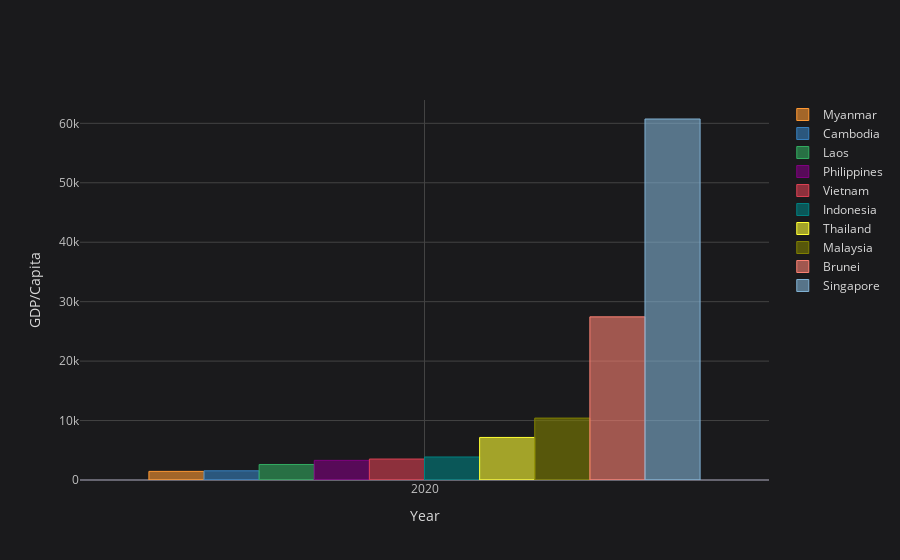

Here is the notebook cell this chart was saved with:
### Markdown cell above
### GDP per Capita In Southeast Asia

### Code cell
c = df_asean.pivot(index="Year", columns="Entity", values="GDP_per_capita_USD")

c[c.index.isin([2020])].sort_values(2020, axis=1).iplot(kind="bar", yTitle="GDP/Capita", xTitle="Year")

### Figure 1 — Plotly figure (JSON) as saved in the notebook; plotly's stock layout.template omitted (floating-point values rounded to 4 significant figures)
{"data": [{"marker": {"color": "rgba(255, 153, 51, 0.6)", "line": {"color": "rgba(255, 153, 51, 1.0)", "width": 1}}, "name": "Myanmar", "orientation": "v", "text": "", "type": "bar", "x": [2020], "y": [1451.0]}, {"marker": {"color": "rgba(55, 128, 191, 0.6)", "line": {"color": "rgba(55, 128, 191, 1.0)", "width": 1}}, "name": "Cambodia", "orientation": "v", "text": "", "type": "bar", "x": [2020], "y": [1548.0]}, {"marker": {"color": "rgba(50, 171, 96, 0.6)", "line": {"color": "rgba(50, 171, 96, 1.0)", "width": 1}}, "name": "Laos", "orientation": "v", "text": "", "type": "bar", "x": [2020], "y": [2609.0]}, {"marker": {"color": "rgba(128, 0, 128, 0.6)", "line": {"color": "rgba(128, 0, 128, 1.0)", "width": 1}}, "name": "Philippines", "orientation": "v", "text": "", "type": "bar", "x": [2020], "y": [3301.0]}, {"marker": {"color": "rgba(219, 64, 82, 0.6)", "line": {"color": "rgba(219, 64, 82, 1.0)", "width": 1}}, "name": "Vietnam", "orientation": "v", "text": "", "type": "bar", "x": [2020], "y": [3526.0]}, {"marker": {"color": "rgba(0, 128, 128, 0.6)", "line": {"color": "rgba(0, 128, 128, 1.0)", "width": 1}}, "name": "Indonesia", "orientation": "v", "text": "", "type": "bar", "x": [2020], "y": [3871.0]}, {"marker": {"color": "rgba(255, 255, 51, 0.6)", "line": {"color": "rgba(255, 255, 51, 1.0)", "width": 1}}, "name": "Thailand", "orientation": "v", "text": "", "type": "bar", "x": [2020], "y": [7159.0]}, {"marker": {"color": "rgba(128, 128, 0, 0.6)", "line": {"color": "rgba(128, 128, 0, 1.0)", "width": 1}}, "name": "Malaysia", "orientation": "v", "text": "", "type": "bar", "x": [2020], "y": [10410.0]}, {"marker": {"color": "rgba(251, 128, 114, 0.6)", "line": {"color": "rgba(251, 128, 114, 1.0)", "width": 1}}, "name": "Brunei", "orientation": "v", "text": "", "type": "bar", "x": [2020], "y": [27440.0]}, {"marker": {"color": "rgba(128, 177, 211, 0.6)", "line": {"color": "rgba(128, 177, 211, 1.0)", "width": 1}}, "name": "Singapore", "orientation": "v", "text": "", "type": "bar", "x": [2020], "y": [60730.0]}], "layout": {"legend": {"bgcolor": "#1A1A1C", "font": {"color": "#D9D9D9"}}, "paper_bgcolor": "#1A1A1C", "plot_bgcolor": "#1A1A1C", "title": {"font": {"color": "#D9D9D9"}}, "xaxis": {"gridcolor": "#434343", "showgrid": true, "tickfont": {"color": "#C2C2C2"}, "title": {"font": {"color": "#D9D9D9"}, "text": "Year"}, "zerolinecolor": "#666570"}, "yaxis": {"gridcolor": "#434343", "showgrid": true, "tickfont": {"color": "#C2C2C2"}, "title": {"font": {"color": "#D9D9D9"}, "text": "GDP/Capita"}, "zerolinecolor": "#666570"}}}
